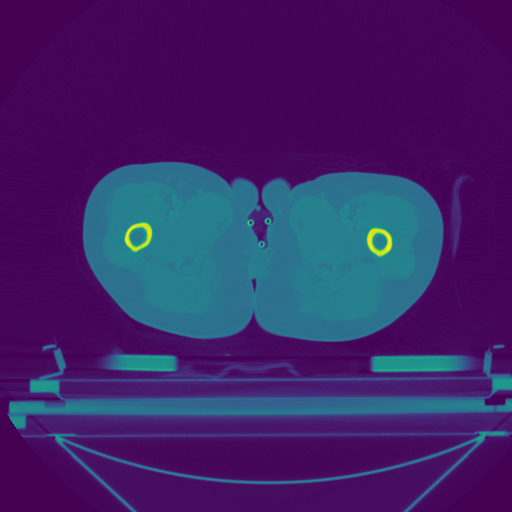
#> input picture data/chenjiating17/images/image_11.png, 512 x 512 px; its folder holds only this picture in this run
$ python Preparation.py
#> lines starting #> are read from the running program, lines starting #| are printed output that depends on the picture
# encoding:UTF-8
import cv2
import os
import glob


filenames = ['chenjiating17', 'fenghuarong27', 'kama19', 'lixiuqing23',
             'liyongfen22', 'pengqinglan24', 'pufuqiong14', 'renlongxian12',
             'tangwenying28', 'wanggequn26', 'wangqiying20', 'wenzhubi15',
             'wuhongmei29', 'xuezhihui18', 'yanliangzhen30', 'yuminglan11',
             'zhangxianqin13', 'zhaobinglan21', 'zhengchengfang25', 'zhengqunying16']


def Crop(dir):
#> called with dir = 'data/chenjiating17/images/image_11.png'
    img = cv2.imread(dir)
#> img is the input picture: shape (512, 512, 3); mean B, G, R 104.4, 37.1, 62.5
    reshape_row = img.shape[0]
#> reshape_row = 512
    reshape_col = img.shape[1]
#> reshape_col = 512
    a = int(reshape_row / 2 - 160)
#> a = 96
    b = int(reshape_row / 2 + 90)
#> b = 346
    c = int(reshape_col / 2 - 125)
#> c = 131
    d = int(reshape_col / 2 + 125)
#> d = 381

    img_crop = img[a:b, c:d, :]
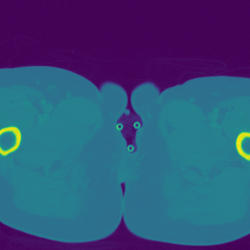
#> img_crop: shape (250, 250, 3); mean B, G, R 121.9, 78.9, 52.3
    return img_crop


def Crop_image(source_folder, target_folder, ):
    # 读入20个项目
    for i in range(len(filenames)):
        # 读取images, masks
        dir_name = os.path.join(source_folder, filenames[i])
        dir_name_image = os.path.join(dir_name, 'images')
        dir_image_png = glob.glob(dir_name_image + '/*.png')
        dir_name_mask = os.path.join(dir_name, 'masks')
        dir_mask_png = glob.glob(dir_name_mask + '/*.png')
        # 写入images, masks
        dir_target = os.path.join(target_folder, filenames[i])
        if not os.path.exists(dir_target): os.makedirs(dir_target)
        dir_target_image = os.path.join(dir_target, 'images')
        if not os.path.exists(dir_target_image): os.makedirs(dir_target_image)
        dir_target_mask = os.path.join(dir_target, 'masks')
        if not os.path.exists(dir_target_mask): os.makedirs(dir_target_mask)

        for j in range(len(dir_image_png)):
            image_crop = Crop(dir_image_png[j])
            image_reshape = cv2.resize(image_crop, dsize=(572,572), interpolation=cv2.INTER_CUBIC)
#> (the run stopped early here; a loop or call above may not have finished)

$ run again, on data/chenjiating17/images/image_34.png
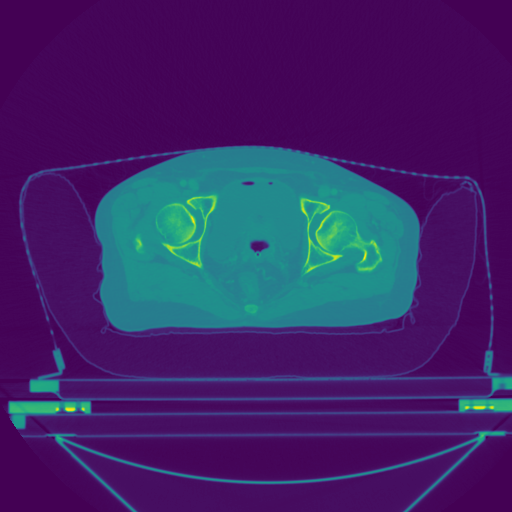
#> input picture data/chenjiating17/images/image_34.png, 512 x 512 px
#> in Crop, img is the input picture: shape (512, 512, 3); mean B, G, R 103.3, 38.5, 62.6
#> in Crop, `img_crop = img[a:b, c:d, :]`:
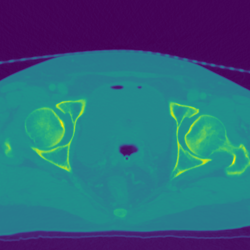
#> img_crop: shape (250, 250, 3); mean B, G, R 123.6, 98.5, 48

$ run again, on data/chenjiating17/images/image_22.png
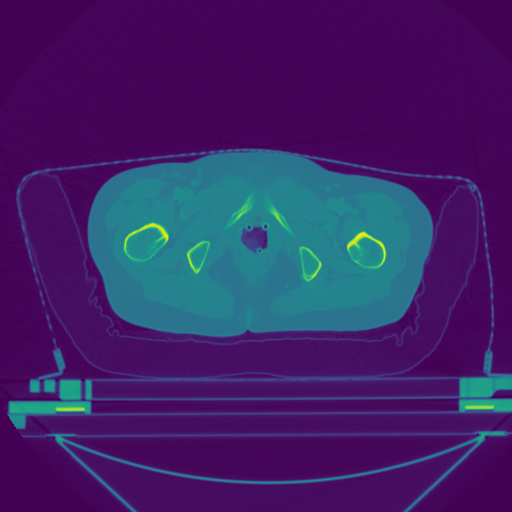
#> input picture data/chenjiating17/images/image_22.png, 512 x 512 px
#> in Crop, img is the input picture: shape (512, 512, 3); mean B, G, R 103.4, 36.5, 62.8
#> in Crop, `img_crop = img[a:b, c:d, :]`:
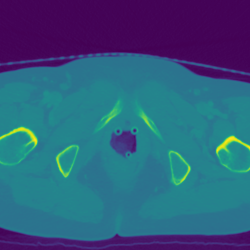
#> img_crop: shape (250, 250, 3); mean B, G, R 124.7, 89.9, 49.8
